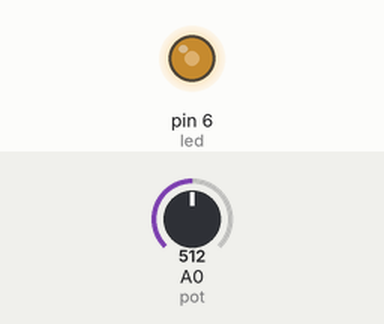
This sketch was run on a simulated Arduino Uno, built with avr-gcc and run on an emulated ATmega328P. On the bench: output pins drawn as LEDs (lit = HIGH). Inputs (shaded band) come from the test bench; at power-on: A0 (pot) = 512.

Above: at 1.2 s.
1.3 s: A0 (pot) set to 716
At 1.7 s:
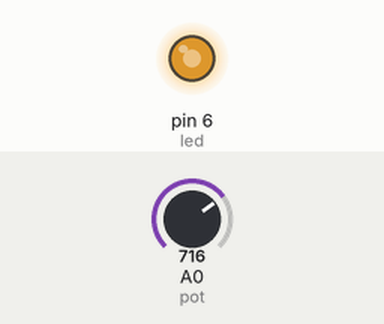
2.8 s: A0 (pot) set to 900
At 4.0 s:
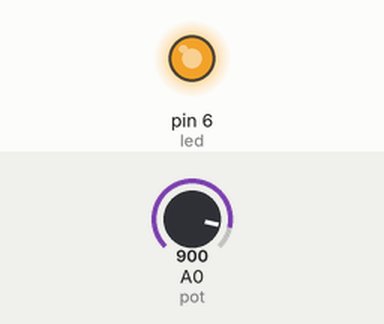
4.3 s: A0 (pot) set to 122
At 5.2 s:
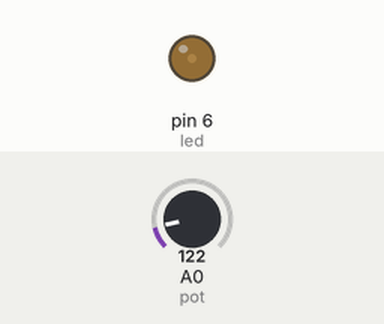
5.8 s: A0 (pot) set to 0
At 6.3 s:
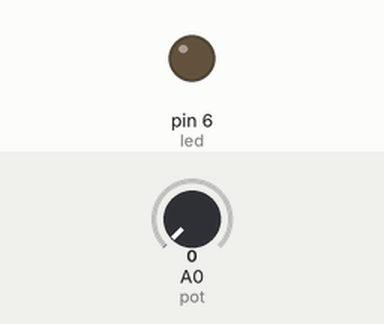
Timing chart, 0 to 8.3 s (numbered marks = the images above; inputs shaded):
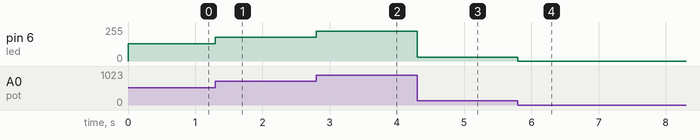

Measured:
- after the input at 1.3 s, pin 6 (led): 128/255 → 179/255 at once
- after the input at 2.8 s, pin 6 (led): 179/255 → 225/255 at once
- after the input at 4.3 s, pin 6 (led): 225/255 → 30/255 at once
- after the input at 5.8 s, pin 6 (led): 30/255 → 0/255 at once

The sketch:

Prog_10_PWM_Potenciometro.ino
```cpp
int led = 6; //pin compatible con PWM
int pot = A0;
void setup() {
  //Los pines PWM no se les establece modo de trabajo

}

int valor;
void loop() {
  // put your main code here, to run repeatedly:
  valor = analogRead(pot); // 0 - 1023
  //opcion 1...map

  //opcion 2...logica
  valor = valor/4;
  analogWrite(led, valor); //0 - 255

}
```
